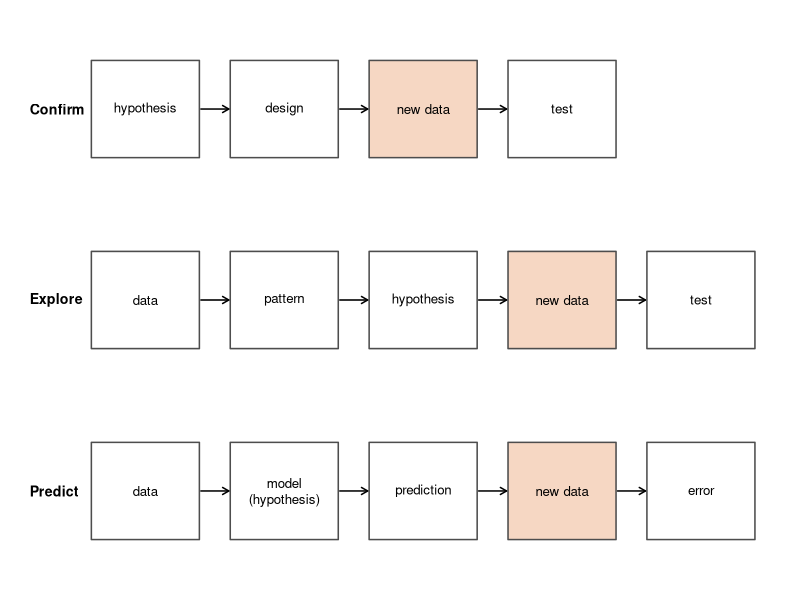
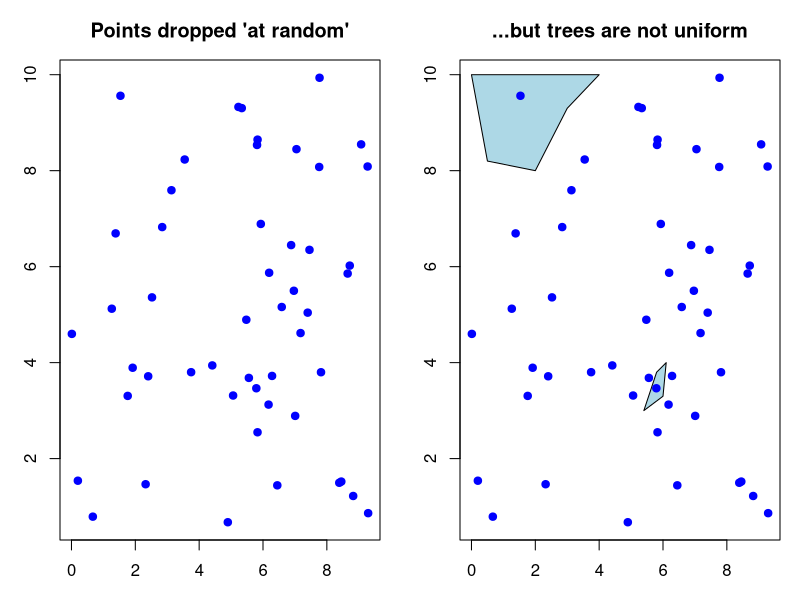
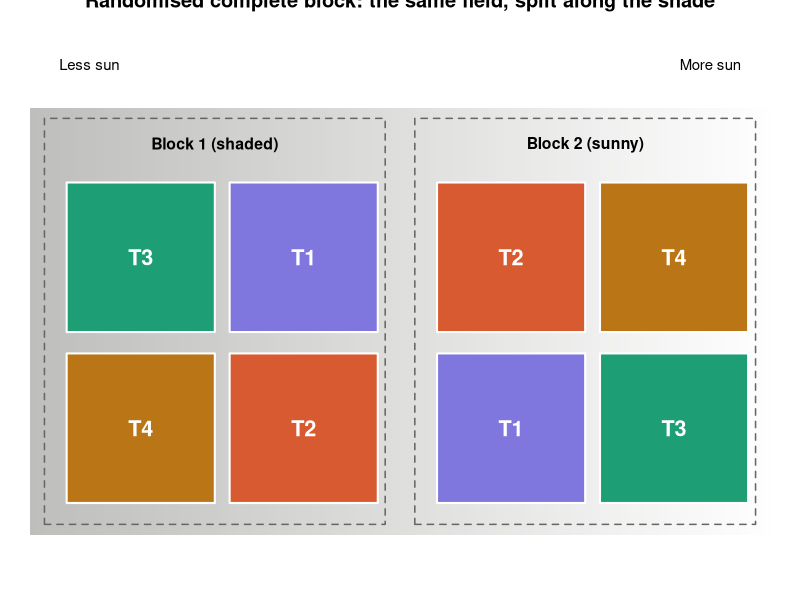
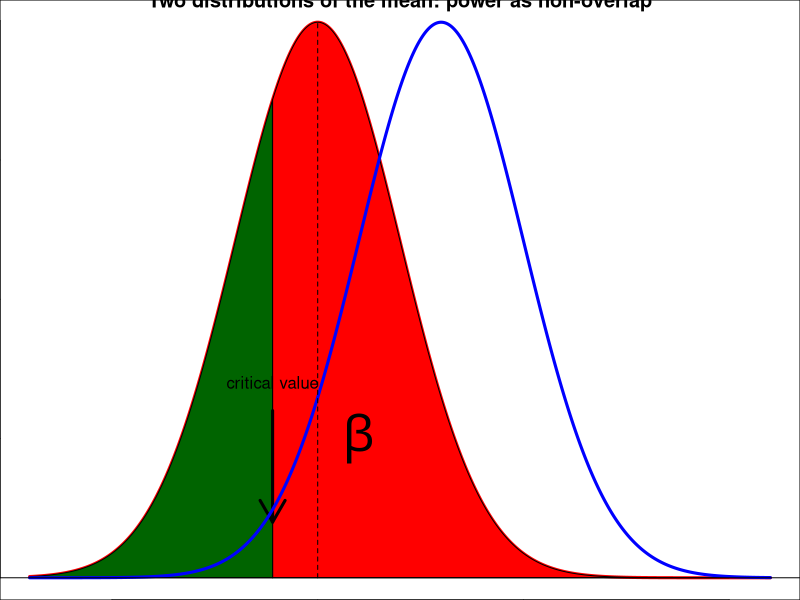
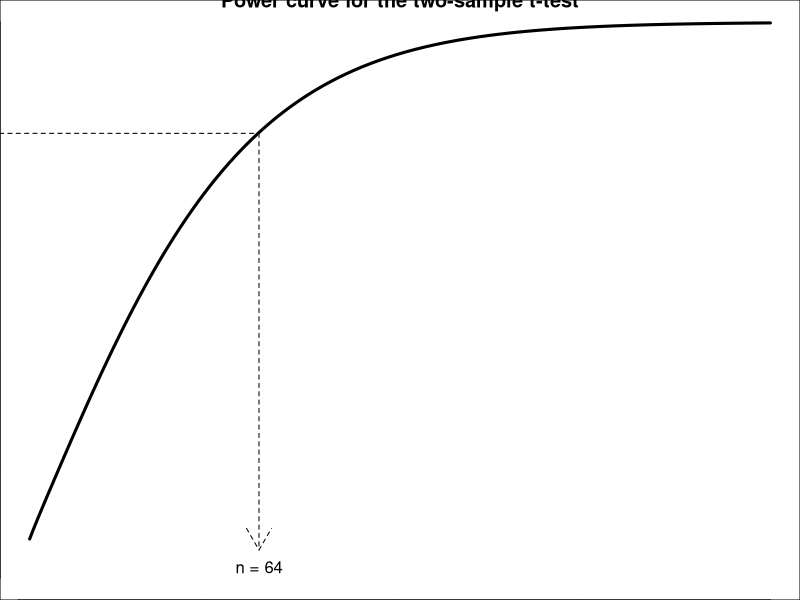
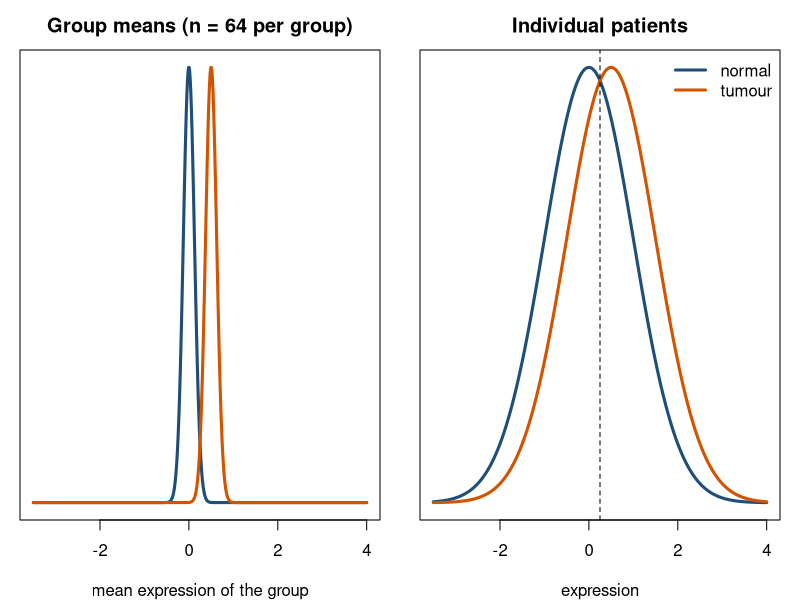
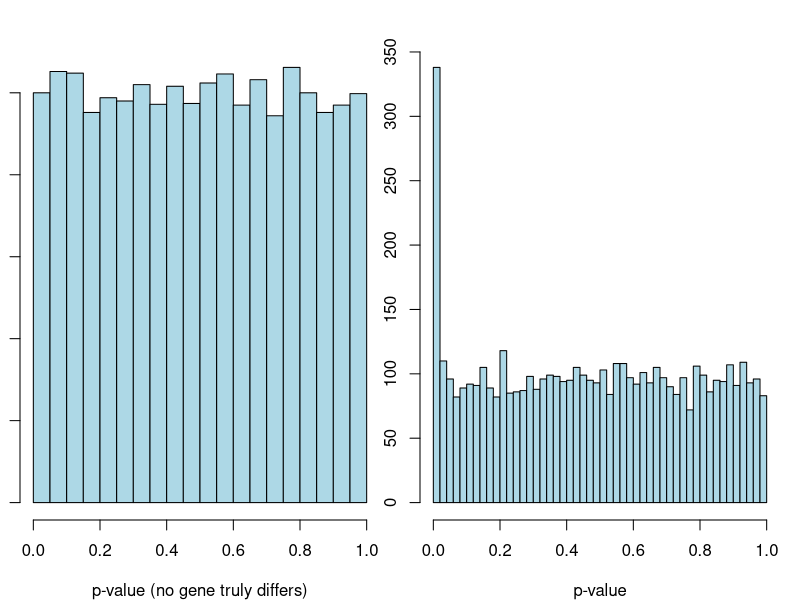
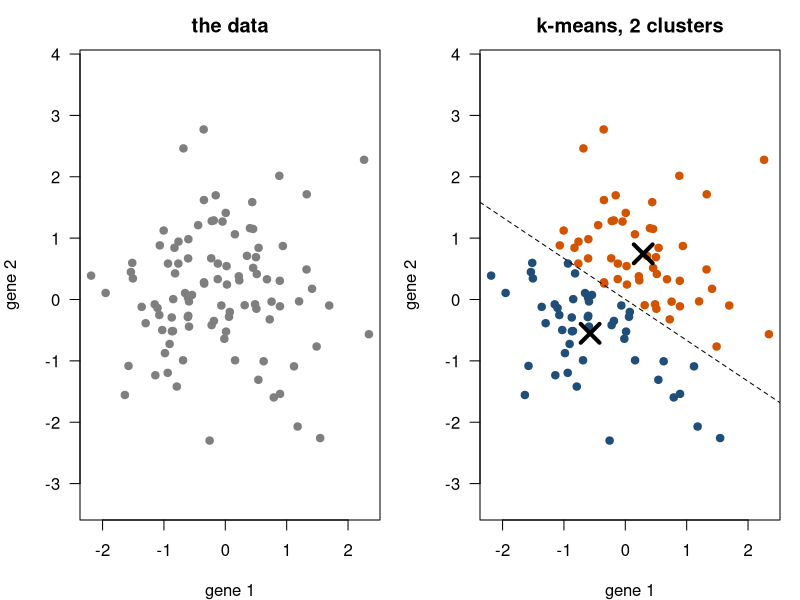

Recreate these plots in R, in order.
## ---- chunk 1
#| code-fold: true
#| code-summary: "Code for the diagram"
#| fig-width: 8.5
#| fig-height: 3.6
#| fig-cap: "Three kinds of question, read from left to right. The orange box marks the point where data enter that played no part in forming the hypothesis or building the model. In confirmatory research these are the data of the study itself, because the hypothesis was fixed before they were collected. In exploration and prediction they have to be new data, and these have to be planned in the design. In the Explore row the hypothesis goes on to a test. In the Predict row the model is the hypothesis: it is used to make predictions, and the outcome is an error rate."
box <- function(x, y, label, fill = "white", border = "grey30") {
  rect(x - 0.7, y - 0.28, x + 0.7, y + 0.28, col = fill, border = border, lwd = 1.5)
  text(x, y, label, cex = 0.8)
}
chain <- function(y, labels, fills, title) {
  xs <- seq(1.5, by = 1.8, length.out = length(labels))
  text(0, y, title, adj = 0, font = 2, cex = 0.85)
  for (k in seq_along(labels)) box(xs[k], y, labels[k], fills[k])
  if (length(xs) > 1) arrows(xs[-length(xs)] + 0.72, y, xs[-1] - 0.72, y, length = 0.07, lwd = 1.5)
}
new <- "#F6D7C3"; plain <- "white"
par(mar = c(0, 0, 0, 0))
plot(NA, xlim = c(0, 9.6), ylim = c(0.4, 3.6), axes = FALSE, xlab = "", ylab = "")
chain(3.1, c("hypothesis", "design", "new data", "test"), c(plain, plain, new, plain), "Confirm")
chain(2.0, c("data", "pattern", "hypothesis", "new data", "test"), c(plain, plain, plain, new, plain), "Explore")
chain(0.9, c("data", "model\n(hypothesis)", "prediction", "new data", "error"), c(plain, plain, plain, new, plain), "Predict")
## ---- chunk 2
#| code-fold: true
#| code-summary: "Code for plot below"
#|
set.seed(234)
x <- runif(50, 0, 10)
y <- runif(50, 0, 10)

op <- par(mfrow = c(1, 2), mar = c(3, 3, 3, 1))

plot(x, y, col = "blue", pch = 19, main = "Points dropped 'at random'",
     xlab = "", ylab = "")

plot(x, y, type = "n", main = "...but trees are not uniform",
     xlab = "", ylab = "")
polygon(c(0, 0.5, 2, 3, 4), c(10, 8.2, 8, 9.3, 10), col = "lightblue", lwd = 1)
polygon(c(5.4, 6.0, 6.1, 5.8), c(3, 3.3, 4, 3.8), col = "lightblue", lwd = 1)
points(x, y, pch = 19, col = "blue")

par(op)
## ---- chunk 3
#| code-fold: true
#| code-summary: "Plot generating code"
cols <- c(T1 = "#7F77DD", T2 = "#D85A30", T3 = "#1D9E75", T4 = "#BA7517")

plot(NA, xlim = c(0, 10), ylim = c(0, 5.2), axes = FALSE,
     xlab = "", ylab = "",
     main = "Randomised complete block: the same field, split along the shade")

# shade gradient: darker (less sun) on the left, fading to the right
ng <- 100
for (i in 1:ng) {
  rect((i - 1) * 10 / ng, 0.4, i * 10 / ng, 4.4,
       col = rgb(0.37, 0.37, 0.35, 0.40 * (1 - (i - 1) / ng)), border = NA)
}
text(0.4, 4.8, "Less sun", adj = 0, cex = 0.9)
text(9.6, 4.8, "More sun", adj = 1, cex = 0.9)

# the two blocks
rect(0.2, 0.5, 4.8, 4.3, border = "grey40", lty = 2, lwd = 1.5)
rect(5.2, 0.5, 9.8, 4.3, border = "grey40", lty = 2, lwd = 1.5)
text(2.5, 4.05, "Block 1 (shaded)", font = 2, cex = 0.95)
text(7.5, 4.05, "Block 2 (sunny)",  font = 2, cex = 0.95)

# helper: draw one plot cell
cell <- function(x, y, tr) {
  rect(x, y, x + 2, y + 1.4, col = cols[tr], border = "white", lwd = 2)
  text(x + 1, y + 0.7, tr, col = "white", font = 2, cex = 1.3)
}

# each block holds all four treatments, order randomised within the block
cell(0.5, 2.3, "T3"); cell(2.7, 2.3, "T1")
cell(0.5, 0.7, "T4"); cell(2.7, 0.7, "T2")
cell(5.5, 2.3, "T2"); cell(7.7, 2.3, "T4")
cell(5.5, 0.7, "T1"); cell(7.7, 0.7, "T3")
## ---- chunk 4
#| code-fold: true
#| code-summary: "Code plot below"
Length_M <- seq(8, 26, 0.01)
Density  <- dnorm(Length_M, 18, 2)   # distribution under H0 (mean 18)
Density2 <- dnorm(Length_M, 15, 2)   # distribution under HA (mean 15)

# critical value from the H0 curve
Critm <- 18 - 2 * 2.048

plot(Density2 ~ Length_M, type = "l", col = "red", lwd = 3,
     ylab = "Density", xlab = "Sample mean",
     main = "Two distributions of the mean: power as non-overlap")

# beta: the part of the HA curve in the non-rejection region (right of critical value)
cord.x <- c(Critm, seq(Critm, 25, 0.01), 25)
cord.y <- c(0, dnorm(seq(Critm, 25, 0.01), 15, 2), 0)
polygon(cord.x, cord.y, col = "red")

# power: the part of the HA curve past the critical value (left tail here)
cord.x <- c(8, seq(8, Critm, 0.01), Critm)
cord.y <- c(0, dnorm(seq(8, Critm, 0.01), 15, 2), 0)
polygon(cord.x, cord.y, col = "darkgreen")

arrows(Critm, 0.06, Critm, 0.02, lwd = 3)
text(Critm, 0.07, "critical value")
text(16, 0.05, expression(beta), cex = 3)

lines(Density ~ Length_M, col = "blue", lwd = 3)  # H0 for reference
abline(0, 0); segments(15, 0, 15, dnorm(15, 15, 2), lty = 2)
## ---- chunk 5
power.t.test(n = 15, delta = 1, sd = 2, sig.level = 0.05,
             alternative = "two.sided")
## ---- chunk 6
power.t.test(power = 0.8, delta = 1, sd = 2, sig.level = 0.05,
             alternative = "two.sided")
## ---- chunk 7
delta <- 1; sigma <- 2
c(normal_formula = 2 * (qnorm(0.975) + qnorm(0.80))^2 * sigma^2 / delta^2,
  power.t.test   = power.t.test(power = 0.8, delta = delta, sd = sigma)$n)
## ---- chunk 8
set.seed(1)
Males   <- rnorm(15, mean = 18, sd = 2)
Females <- rnorm(15, mean = 17, sd = 2)
t.test(Males, Females)$p.value
## ---- chunk 9
pval <- numeric(10000)
for (i in 1:10000) {
  A <- rnorm(20, 18, 2)   # true difference is 1, SD is 2
  B <- rnorm(20, 17, 2)
  pval[i] <- t.test(A, B)$p.value
}
sum(pval < 0.05) / 10000   # estimated power at n = 20
## ---- chunk 10
NN    <- 3:200
Power <- power.t.test(n = NN, delta = 1, sd = 2, sig.level = 0.05,
                      type = "two.sample", alternative = "two.sided")$power
plot(Power ~ NN, type = "l", lwd = 3, ylim = c(0, 1),
     main = "Power curve for the two-sample t-test",
     xlab = "n per group", ylab = "Power")
segments(-5, 0.8, 64, 0.8, lty = 2)
arrows(64, 0.8, 64, 0.05, lty = 2)
text(64, 0.02, "n = 64")
## ---- chunk 11
#| code-fold: true
#| code-summary: "Code for the figure"
#| fig-width: 8.5
#| fig-height: 3.6
#| fig-cap: "The same effect, $d = 0.5$, seen in two ways. Left: the distribution of the group mean with 64 patients per group. The curves hardly overlap, so a test detects the difference with a power of 0.8. Right: the distribution of individual patients. The curves overlap almost completely, so a single patient cannot be classified reliably, however many patients the study contains."
d <- 0.5; n <- 64
x <- seq(-3.5, 4, length.out = 600)
par(mfrow = c(1, 2), mar = c(4, 1, 2.5, 1))
plot(x, dnorm(x, 0, 1 / sqrt(n)), type = "l", lwd = 3, col = "#1F4E79", yaxt = "n",
     xlab = "mean expression of the group", ylab = "", main = "Group means (n = 64 per group)")
lines(x, dnorm(x, d, 1 / sqrt(n)), lwd = 3, col = "#D35400")
plot(x, dnorm(x, 0, 1), type = "l", lwd = 3, col = "#1F4E79", yaxt = "n",
     xlab = "expression", ylab = "", main = "Individual patients")
lines(x, dnorm(x, d, 1), lwd = 3, col = "#D35400")
abline(v = d / 2, lty = 2)
legend("topright", bty = "n", lwd = 3, col = c("#1F4E79", "#D35400"),
       legend = c("normal", "tumour"))
## ---- chunk 12
d <- c(0.25, 0.5, 1, 2)
data.frame(effect_size = d,
           n_per_group_for_power_0.8 = ceiling(sapply(d, function(x) power.t.test(power = 0.8, delta = x)$n)),
           best_possible_accuracy = round(pnorm(d / 2), 2))
## ---- chunk 13
set.seed(7)
one_study <- function(n, d = 0.5) {
  normal <- rnorm(n, 0); tumour <- rnorm(n, d)
  threshold <- (mean(normal) + mean(tumour)) / 2       # halfway between the group means
  new_normal <- rnorm(10000, 0); new_tumour <- rnorm(10000, d)
  c(n_per_group = n,
    p_value = signif(t.test(normal, tumour)$p.value, 2),
    accuracy_new_patients = round(mean(c(new_normal < threshold, new_tumour >= threshold)), 3))
}
t(sapply(c(20, 200, 2000), one_study))
## ---- chunk 14
#| code-fold: true
#| code-summary: "Code: 10,000 t-tests on genes that do not differ"
set.seed(2026)
m     <- 10000
n_per <- 5
expr  <- matrix(rnorm(m * 2 * n_per), nrow = m)   # rows are genes; no real differences
A     <- expr[, 1:n_per]
B     <- expr[, n_per + 1:n_per]

# a two-sample t-test for every gene at once
s2    <- (apply(A, 1, var) + apply(B, 1, var)) / 2
tstat <- (rowMeans(A) - rowMeans(B)) / sqrt(s2 * 2 / n_per)
pval  <- 2 * pt(-abs(tstat), df = 2 * n_per - 2)

hist(pval, breaks = 20, col = "lightblue", main = "",
     xlab = "p-value (no gene truly differs)")
## ---- chunk 15
c(significant_at_0.05 = sum(pval < 0.05),
  expected            = 0.05 * m,
  bonferroni          = sum(pval < 0.05 / m),
  benjamini_hochberg  = sum(p.adjust(pval, method = "BH") < 0.05))
## ---- chunk 16
set.seed(505)
G <- 5000
X <- matrix(rnorm(G * 12), nrow = G)
X[1:250, 7:12] <- X[1:250, 7:12] + 2.5
group <- rep(c("control", "treated"), each = 6)
truly_changed <- seq_len(G) <= 250

p <- apply(X, 1, function(g) t.test(g[group == "control"], g[group == "treated"],
                                    var.equal = TRUE)$p.value)
hist(p, breaks = 40, col = "lightblue", main = "", xlab = "p-value")

summarise <- function(selected)
  c(discoveries = sum(selected), false_positives = sum(selected & !truly_changed),
    true_positives = sum(selected & truly_changed),
    false_fraction = round(sum(selected & !truly_changed) / max(1, sum(selected)), 3))
rbind(uncorrected        = summarise(p < 0.05),
      bonferroni         = summarise(p < 0.05 / G),
      benjamini_hochberg = summarise(p.adjust(p, "BH") < 0.05))
## ---- chunk 17
#| code-fold: true
#| code-summary: "Code for the figure"
#| fig-width: 8.5
#| fig-height: 4
#| fig-cap: "k-means on pure noise. Left: 100 patients measured on two genes; there are no groups. Right: the same patients, coloured by the two clusters that k-means returns, with the cluster centres (crosses) and the boundary between the clusters (dashed). k-means always splits the cloud, along a straight line. Because the split was chosen to separate the patients, a *t*-test between the two clusters will always find a difference."
set.seed(11)
Z  <- matrix(rnorm(100 * 2), ncol = 2)               # 100 patients, 2 genes, no structure
km <- kmeans(Z, centers = 2, nstart = 20)
par(mfrow = c(1, 2), mar = c(4, 4, 2.5, 1))
plot(Z, pch = 19, col = "grey50", asp = 1, las = 1,
     xlab = "gene 1", ylab = "gene 2", main = "the data")
plot(Z, pch = 19, col = c("#1F4E79", "#D35400")[km$cluster], asp = 1, las = 1,
     xlab = "gene 1", ylab = "gene 2", main = "k-means, 2 clusters")
points(km$centers, pch = 4, cex = 2.5, lwd = 4)
mid <- colMeans(km$centers); dir <- km$centers[2, ] - km$centers[1, ]
abline(a = mid[2] + dir[1] / dir[2] * mid[1], b = -dir[1] / dir[2], lty = 2)   # boundary between the clusters
p_kmeans <- apply(Z, 2, function(g) t.test(g[km$cluster == 1], g[km$cluster == 2])$p.value)
## ---- chunk 18
set.seed(2026)
n <- 100; p <- 50
X  <- matrix(rnorm(n * p), nrow = n, ncol = p)

# (a) and (b): cluster, then test the clusters
cl <- kmeans(X, centers = 2, nstart = 20)$cluster
p_values <- sapply(1:p, function(j) t.test(X[cl == 1, j], X[cl == 2, j])$p.value)
c(cluster_sizes = table(cl), p_below_0.05 = sum(p_values < 0.05),
  expected = 0.05 * p, after_BH = sum(p.adjust(p_values, method = "BH") < 0.05))
## ---- chunk 19
nearest <- function(Xnew, centers)
  apply(Xnew, 1, function(x) which.min(colSums((t(centers) - x)^2)))
agree <- function(a, b) max(mean(a == b), mean(a != b))

replicate_split <- function(X, seed) {
  set.seed(seed)
  disc <- sample(nrow(X), nrow(X) / 2); val <- setdiff(seq_len(nrow(X)), disc)
  km_disc <- kmeans(X[disc, ], centers = 2, nstart = 20)
  km_val  <- kmeans(X[val, ],  centers = 2, nstart = 20)
  agree(nearest(X[val, ], km_disc$centers), km_val$cluster)
}

Y <- X
Y[51:100, 1:10] <- Y[51:100, 1:10] + 1          # (e) a real subtype

rbind(pure_noise   = sapply(1:8, function(s) replicate_split(X, s)),
      real_subtype = sapply(1:8, function(s) replicate_split(Y, s)))
## ---- chunk 20
nearest_centroid_accuracy <- function(X_train, y_train, X_test, y_test) {
  m1 <- colMeans(X_train[y_train == 1, , drop = FALSE])
  m2 <- colMeans(X_train[y_train == 2, , drop = FALSE])
  d1 <- rowSums(sweep(X_test, 2, m1)^2)
  d2 <- rowSums(sweep(X_test, 2, m2)^2)
  mean(ifelse(d1 < d2, 1, 2) == y_test)
}
# two-sample t-test for every column of X at once
column_t_pvalues <- function(X, y) {
  a <- X[y == 1, , drop = FALSE]; b <- X[y == 2, , drop = FALSE]
  ss_a <- colSums(sweep(a, 2, colMeans(a))^2)
  ss_b <- colSums(sweep(b, 2, colMeans(b))^2)
  s2 <- (ss_a + ss_b) / (nrow(a) + nrow(b) - 2)
  t <- (colMeans(a) - colMeans(b)) / sqrt(s2 * (1 / nrow(a) + 1 / nrow(b)))
  2 * pt(-abs(t), nrow(a) + nrow(b) - 2)
}
## ---- chunk 21
one_study <- function() {
  X <- matrix(rnorm(40 * 1000), nrow = 40)
  y <- rep(1:2, each = 20)
  train <- c(sample(1:20, 10), sample(21:40, 10)); test <- setdiff(1:40, train)
  genes_all   <- order(column_t_pvalues(X, y))[1:20]                     # (a)
  genes_train <- order(column_t_pvalues(X[train, ], y[train]))[1:20]     # (b)
  acc_all   <- nearest_centroid_accuracy(X[train, genes_all], y[train],
                                         X[test, genes_all], y[test])
  acc_train <- nearest_centroid_accuracy(X[train, genes_train], y[train],
                                         X[test, genes_train], y[test])
  c(selected_on_all_samples = acc_all, selected_on_training_only = acc_train)
}
set.seed(1)
rowMeans(replicate(100, one_study()))                                     # (c)
## ---- chunk 22
#| code-fold: true
#| code-summary: "Code for the figure"
#| fig-width: 8.5
#| fig-height: 4.2
#| fig-cap: "The same technical batch effect, and no biological difference, in two designs. The samples are drawn by principal component analysis (Day 3), which places them along the directions in which they differ most. Left: all tumours were sequenced in run 1 and all normals in run 2. The two groups separate perfectly, and nothing in the data shows that the separation is caused by the run. Right: each run contains six tumours and six normals. The first component now separates the runs, and within each run tumours and normals are mixed. There is no biological signal, and the run effect can be estimated and removed."
set.seed(42)
n <- 24; p <- 500
group    <- rep(c("tumour", "normal"), each = 12)
run_conf <- ifelse(group == "tumour", "run 1", "run 2")          # confounded design
run_bal  <- rep(rep(c("run 1", "run 2"), each = 6), 2)           # balanced design
simulate <- function(run) {
  X <- matrix(rnorm(n * p), n, p)
  X[run == "run 2", 1:100] <- X[run == "run 2", 1:100] + 1       # technical effect only
  X
}
X_conf <- simulate(run_conf); X_bal <- simulate(run_bal)

draw <- function(X, run, main) {
  pc <- prcomp(X)$x
  plot(pc[, 1], pc[, 2], pch = ifelse(run == "run 1", 19, 17), cex = 1.4,
       col = ifelse(group == "tumour", "#D35400", "#1F4E79"), las = 1,
       xlab = "first principal component", ylab = "second principal component", main = main)
}
par(mfrow = c(1, 2), mar = c(4, 4, 2.5, 1))
draw(X_conf, run_conf, "confounded: group = run")
legend("top", bty = "n", cex = 0.8, ncol = 2, pch = c(19, 19, 19, 17),
       col = c("#D35400", "#1F4E79", "grey40", "grey40"),
       legend = c("tumour", "normal", "run 1", "run 2"))
draw(X_bal, run_bal, "balanced: both groups in each run")
## ---- chunk 23
# genes declared "differentially expressed" at a false discovery rate of 5%
p_conf <- apply(X_conf, 2, function(g) t.test(g ~ group)$p.value)
p_bal  <- apply(X_bal,  2, function(g) anova(lm(g ~ run_bal + group))["group", "Pr(>F)"])
c(confounded = sum(p.adjust(p_conf, "BH") < 0.05),
  balanced_with_run_in_model = sum(p.adjust(p_bal, "BH") < 0.05))
## ---- chunk 24
# (1) Rare groups: how many patients give a 90% chance of at least
#     10 members of a subtype that makes up 5% of all patients?
n_try <- 50:600                                  # candidate numbers of patients
p_at_least_10 <- 1 - pbinom(9, n_try, 0.05)      # chance of 10 or more members, for each n
min(n_try[p_at_least_10 >= 0.9])                 # smallest n with a chance of at least 0.9

# (3) Precision of an error rate: an accuracy of 0.8, measured on test samples
c(se_50_test_samples = sqrt(0.8 * 0.2 / 50),                  # standard error with 50 test samples
  n_for_plus_minus_5 = ceiling(0.8 * 0.2 * (1.96 / 0.05)^2))  # test samples for a 95% interval of +/- 0.05
## ---- chunk 25
set.seed(3)
G <- 2000; m <- 20; true_effect <- 0.3       # 2,000 genes, 20 samples per group, same true effect
study <- function() {                         # one study: estimated effect and t per gene
  a <- matrix(rnorm(m * G), m)                # group 1: samples in rows, genes in columns
  b <- matrix(rnorm(m * G, true_effect), m)   # group 2: shifted by the true effect
  d <- colMeans(b) - colMeans(a)              # estimated effect of every gene
  s <- sqrt((apply(a, 2, var) + apply(b, 2, var)) / 2)
  list(effect = d, t = d / (s * sqrt(2 / m)))
}
discovery   <- study()                        # the discovery study
replication <- study()                        # an independent replication, new samples
top <- order(-discovery$t)[1:20]              # the 20 "best" genes in the discovery study
## ---- chunk 26
#| code-fold: true
#| code-summary: "Code for the figure"
#| fig-width: 6
#| fig-height: 4.4
#| fig-cap: "Estimated effects of 2,000 genes in the discovery study (horizontal) and in the replication (vertical). Every gene has the same true effect, 0.3 (dotted lines). The 20 genes selected in the discovery study (orange) lie far to the right, but in the replication they fall back towards the true value."
par(mar = c(4, 4, 1, 1))
plot(discovery$effect, replication$effect, pch = 19, cex = 0.4, col = "grey75", las = 1, asp = 1,
     xlab = "estimated effect in discovery", ylab = "estimated effect in replication")
abline(0, 1, lty = 2); abline(h = true_effect, v = true_effect, col = "#1F4E79", lty = 3)
points(discovery$effect[top], replication$effect[top], pch = 19, col = "#D35400")
## ---- chunk 27
c(true_effect = true_effect,
  top20_in_discovery   = mean(discovery$effect[top]),
  top20_in_replication = mean(replication$effect[top]))

# replicates per group for 80% power: on the discovery estimate, and on the truth
c(planned_on_discovery = power.t.test(power = 0.8, delta = mean(discovery$effect[top]))$n,
  needed_for_truth     = power.t.test(power = 0.8, delta = true_effect)$n)
## ---- chunk 28
library(class)                                         # for knn()
set.seed(1)
n_patients <- 20; per_patient <- 10; n_genes <- 50
patient <- rep(1:n_patients, each = per_patient)
label   <- factor(rep(sample(rep(c("tumour", "normal"), each = n_patients / 2)),
                      each = per_patient))             # unrelated to the genes
profile <- matrix(rnorm(n_patients * n_genes), n_patients)   # one profile per patient
X <- profile[patient, ] + matrix(rnorm(length(patient) * n_genes, 0, 0.3), ncol = n_genes)

# (1) ten folds of single biopsies
fold <- sample(rep(1:10, length.out = nrow(X)))
acc_biopsies <- mean(sapply(1:10, function(f)
  mean(knn(X[fold != f, ], X[fold == f, ], label[fold != f], k = 1) == label[fold == f])))
# (2) leave one whole patient out
acc_patients <- mean(sapply(1:n_patients, function(i)
  mean(knn(X[patient != i, ], X[patient == i, ], label[patient != i], k = 1) == label[patient == i])))

c(split_by_biopsy = acc_biopsies, split_by_patient = acc_patients)
